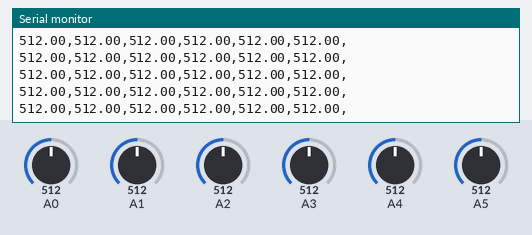
Recording of a sketch running on a simulated Arduino Uno, built with avr-gcc and run on an emulated ATmega328P. Shown: the last lines printed to the serial monitor. Inputs (shaded band) come from the test bench; at power-on: A4 = 512, A0 = 512, A1 = 512, A2 = 512, A3 = 512, A5 = 512.

Above: at 10.2 s.
10.3 s: A4 set to 110
At 10.32 s:
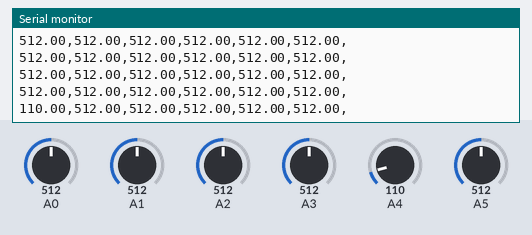
13.3 s: A4 set to 92
At 13.34 s:
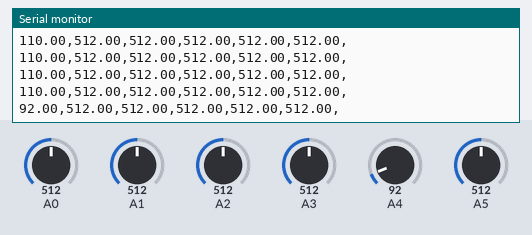
Timing chart, 0 to 16.3 s (numbered marks = the images above; inputs shaded):
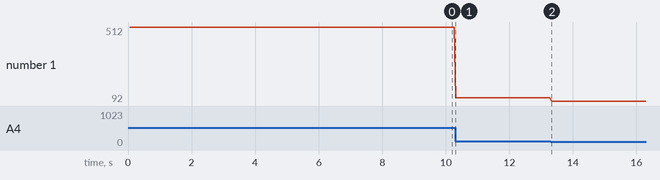

Measured:
- after the input at 10.3 s, the serial monitor: prints a new line at once (image 1)
- after the input at 13.3 s, the serial monitor: prints a new line at once (image 2)
- plotted number 1: 512 → 110 after the input at 10.3 s, 110 → 92 after the input at 13.3 s

The sketch:

testing_sensors.ino
```cpp
int ratios[] = {1,1,1};
double range1[] = {300.0, 650.0};
double range2[] = {150.0,400.0};


void setup() {
  // put your setup code here, to run once:
  Serial.begin(9600);
}

void loop() {
  // put your main code here, to run repeatedly:
  delay(50);
  double upperRight = analogRead(5);
  double upperLeft = analogRead(4);
  double midRight = analogRead(3);
  double midLeft = analogRead(2);
  double lowerRight = analogRead(1);
  double lowerLeft = analogRead(0);

  Serial.println(String(upperLeft) + "," + String(upperRight) + "," + String(midLeft) + "," + String(midRight) + "," + String(lowerLeft) + "," + String(lowerRight) + ",");
}
```
